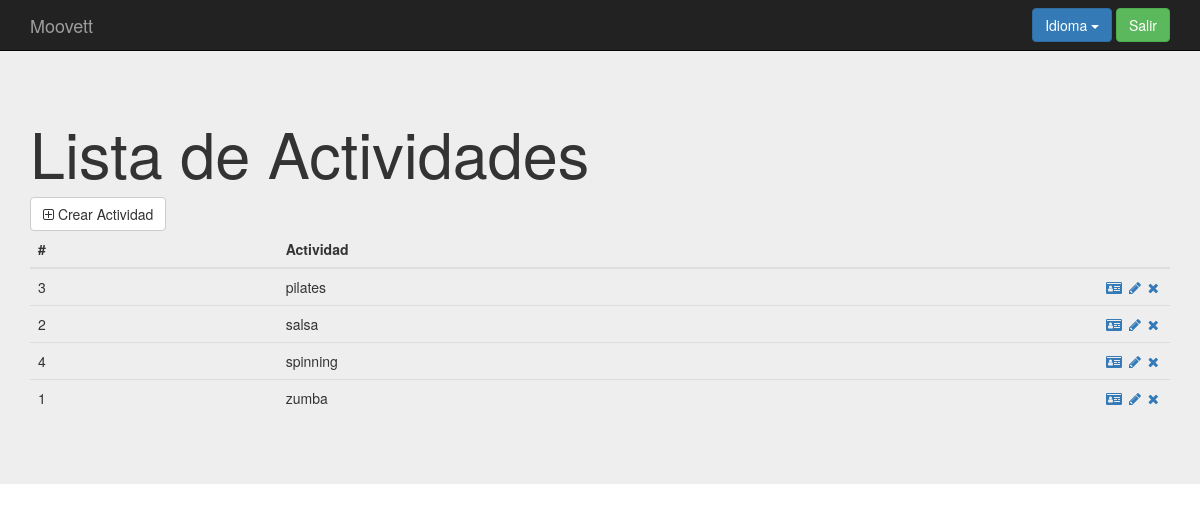
The app's page /index.php?controller=activity&action=show (signed in), older data.
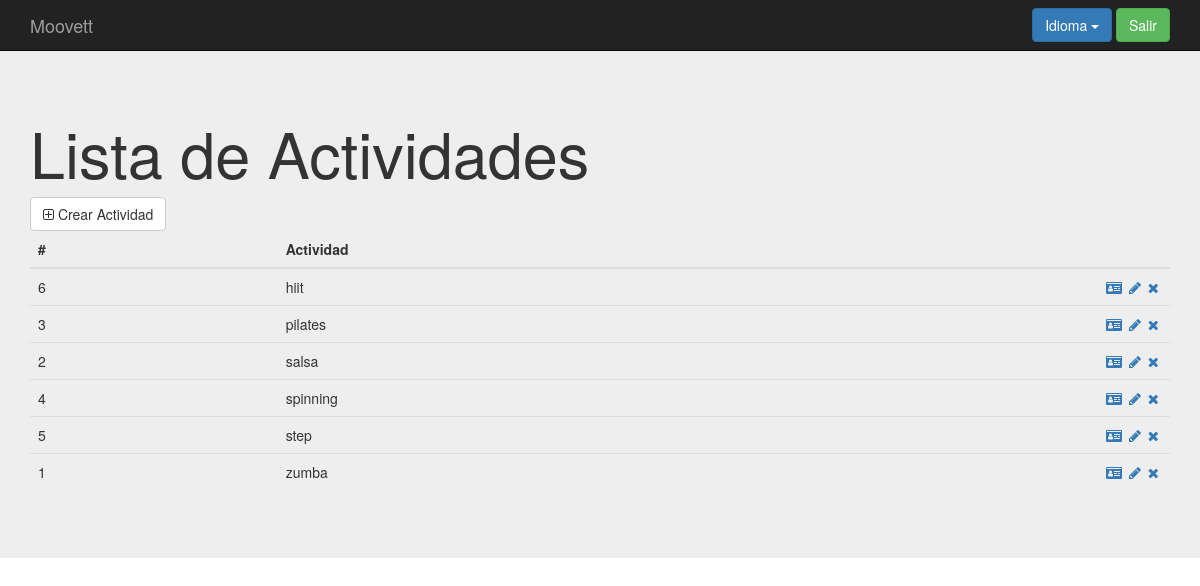
The same page, newer data.
### tables this page shows
create table `actividad` (
`id` int(11) not null,
  `nombre` varchar(10) not null,
  `capacidad` smallint(6) not null,
  `precio` smallint(6) not null,
  `espacio_id` int(11) not null,
  `categoria_id` int(11) not null
);

### core/ViewManager.php (called while the page is built, shortened)
<?php
class ViewManager {
    private $variables = array();
    public function setVariable($varname, $value, $flash=false) {
        $this->variables[$varname] = $value;
    }
    public function getVariable($varname, $default=NULL) {
        if (!isset($this->variables[$varname])) {
            return $default;
        }
        return $this->variables[$varname];
    }
    public function render($controller, $viewname) {
        include(__DIR__."/../Views/$controller/$viewname.php");
    }
    private static $viewmanager_singleton = NULL;
    public static function getInstance() {
        if (self::$viewmanager_singleton == null) {
            self::$viewmanager_singleton = new ViewManager();
        }
        return self::$viewmanager_singleton;
    }
}

### Controllers/ACTIVITY_Controller.php (called while the page is built, shortened)
<?php
require_once(__DIR__."/../core/ViewManager.php");
require_once(__DIR__."/../core/I18n.php");
require_once(__DIR__."/../Models/Activity.php");
require_once(__DIR__."/../Models/ACTIVITY_Model.php");
class ACTIVITY_Controller extends BaseController {
    private $activityMapper;
    public function __construct() {
        $this->activityMapper = new ACTIVITY_Model();
        $this->view->setLayout("default");
    }
    public function show(){
        $activitys = $this->activityMapper->fetch_all();
        $this->view->setVariable("activitys", $activitys);
        $this->view->render("activity", "ACTIVITY_SHOW_Vista");
    }
}

### index.php (called while the page is built, shortened)
<?php
function run() {
    try{
        $controller = loadController($_GET["controller"]);
        $actionName = $_GET["action"];
        $controller->$actionName();
    } catch(Exception $ex) {
        die($ex->getMessage());
  }
}
function loadController($controllerName) {
    return new $controllerClassName();
}
run();
?>

### core/I18n.php (called while the page is built, shortened)
<?php
class I18n {
  private $messages;
  public function setLanguage($language) {
    $this->messages = $i18n_messages;
  }
  public function i18n($key) {
    if (isset($this->messages[$key])){
      return $this->messages[$key];
    }else{
      return $key;
    }
  }
  private static $i18n_singleton = null;
  public static function getInstance() {
    if (self::$i18n_singleton == NULL) {
      self::$i18n_singleton = new I18n();
    }
    return self::$i18n_singleton;
  }
}
function i18n($key) {
  return I18n::getInstance()->i18n($key);
}

### Models/Activity.php (called while the page is built, shortened)
<?php
class Activity {
    private $id;
    private $nombre;
    public function __construct($id=NULL, $nombre=NULL, $capacidad=NULL, $precio=NULL, $descuento_id=NULL, $espacio_id=NULL, $categoria_id=NULL, $extra_discount=NULL ) {
        $this->id = $id;
        $this->nombre = $nombre;
    }
    public function getID() {
        return $this->id;
    }
    public function getActivityName() {
        return $this->nombre;
    }
}

### Models/ACTIVITY_Model.php (called while the page is built, shortened)
<?php
require_once(__DIR__."/../core/PDOConnection.php");
class ACTIVITY_Model {
    private $db;
    public function __construct() {
        $this->db = PDOConnection::getInstance();
    }
    public function fetch_all(){
        $sql = $this->db->prepare("SELECT * FROM actividad ORDER BY nombre");
        $sql->execute();
        $activitys_db = $sql->fetchAll(PDO::FETCH_ASSOC);
        $activitys = array();
        foreach ($activitys_db as $activity) {
            array_push($activitys, new Activity($activity["id"], $activity["nombre"],$activity["capacidad"],$activity["precio"],$activity["espacio_id"],$activity["categoria_id"]));
        }
        return $activitys;
    }
}

### core/PDOConnection.php (called while the page is built)
<?php
class PDOConnection {
    private static $dbhost = "127.0.0.1";
    private static $dbname = "moovett";
    private static $dbuser = "moovett";
    private static $dbpass = "moovett";
    private static $db_singleton = null;
    public static function getInstance() {
        if (self::$db_singleton == null) {
            self::$db_singleton = new PDO(
                "mysql:host=".self::$dbhost.";dbname=".self::$dbname.";charset=utf8",
                self::$dbuser,
                self::$dbpass,
                array(
                    PDO::ATTR_EMULATE_PREPARES => false,
                    PDO::ATTR_ERRMODE => PDO::ERRMODE_EXCEPTION
                )
            );
        }
        return self::$db_singleton;
    }
}
?>

### Views/activity/ACTIVITY_SHOW_Vista.php (the view, shortened to what the changed rows need)
<?php
require_once(__DIR__."/../../core/ViewManager.php");
$view = ViewManager::getInstance();
$view->setVariable("title", "Manage Activitys");
$activitys = $view->getVariable("activitys");
?>
<div class="jumbotron">
    <div class="container">
        <h1><?= i18n("List of Activities")?></h1>
<table class="table">
      <thead>
        <tr>
          <th>#</th>
          <th><?= i18n("Activity")?></th>
          <th style="width: 72px;"></th>
        </tr>
      </thead>
      <tbody>
	  <?php foreach($activitys as $activity){ ?>
          <tr>
	  <td><?php echo $activity->getID(); ?></td>
          <td><?php echo $activity->getActivityName(); ?></td>
          <td>
              <a href="index.php?controller=activity&action=showone&id=<?php echo $activity->getID();  ?>"><i class="fa fa-id-card" aria-hidden="true"></i></a>
              <a href="index.php?controller=activity&action=edit&id=<?php echo $activity->getID();  ?>"><i class="fa fa-pencil fa-fw" aria-hidden="true"></i></a>
              <a href="index.php?controller=activity&action=delete&id=<?php echo $activity->getID();  ?>" role="button" data-toggle="modal"><i class="fa fa-times" aria-hidden="true"></i></a>
          </td>
        </tr>
	<?php } ?>
      </tbody>
</table>
    </div>
</div>

Row changes from the older to the newer data that the page shows:
added actividad: id "6", nombre "hiit"
added actividad: id "5", nombre "step"
